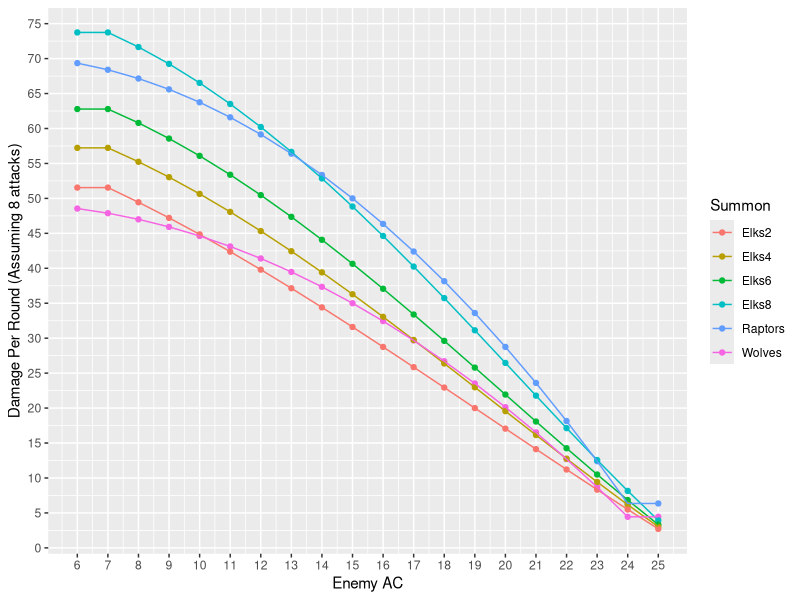

Generate this figure with R:
library(tidyverse)

hit_chance <- function(atk, AC)
{
  min_to_hit = AC - atk
  chance = max(min((21 - min_to_hit) / 20, 0.95), 0.05)
  return(chance)
}

pack_tactics_damage <- function(AC, atk, dpth, n_animals, n_pack_tactics)
{
  hit_prob = hit_chance(atk, AC)
  hit_prob_adv = 1 - (1 - hit_prob)^2
  dpr = n_pack_tactics * hit_prob_adv * dpth + 
    (n_animals - n_pack_tactics) * hit_prob * dpth
  return(dpr)
}

elk_damage <- function(AC, STRsave, n_elks, n_charges)
{
  atk = 5
  DC = 13
  charge_damage = 3 * 3.5 + 3
  non_charge_damage = 2 * 2.5 + 3
  hit_prob = hit_chance(atk, AC)
  hit_prob_adv = 1 - (1 - hit_prob)^2
  prone_chance = 1 - hit_chance(STRsave, DC)
  hit_and_prone = hit_prob * prone_chance
  cumulative_charge_attempts = c(0:min(n_charges, n_elks - 1))
  if(n_charges < n_elks - 1) {
    cumulative_charge_attempts = c(cumulative_charge_attempts, rep(n_charges, n_elks-1-n_charges))
  }
  still_standing = (1 - hit_and_prone)^cumulative_charge_attempts
  to_hit_sequence = (1 - still_standing) * hit_prob_adv + still_standing * hit_prob
  damage_sequence = rep(c(charge_damage, non_charge_damage), times = c(n_charges, n_elks - n_charges))
  total_damage = sum(to_hit_sequence * damage_sequence)
  return(total_damage)
}

damage_by_AC <- tibble(
  AC      = 6:25,
  Raptors = sapply(6:25, pack_tactics_damage, atk = 4, dpth = 10, n_animals = 7, n_pack_tactics = 6),
  Wolves  = sapply(6:25, pack_tactics_damage, atk = 4, dpth = 7, n_animals = 7, n_pack_tactics = 6),  
  Elks8   = sapply(6:25, elk_damage, STRsave = 4, n_elks = 6, n_charges = 5),
  Elks6   = sapply(6:25, elk_damage, STRsave = 4, n_elks = 6, n_charges = 3),  
  Elks4   = sapply(6:25, elk_damage, STRsave = 4, n_elks = 6, n_charges = 2),
  Elks2   = sapply(6:25, elk_damage, STRsave = 4, n_elks = 6, n_charges = 1))

damage_by_AC %>%
  pivot_longer(
    cols = -AC,
    names_to = "Summon",
    values_to = "DPR") %>%
ggplot(aes(x = AC, y = DPR, color = Summon)) +
  geom_point() +
  geom_line() +
  scale_x_continuous(
    name = "Enemy AC",
    breaks = 6:25) +
  scale_y_continuous(
    name   = "Damage Per Round (Assuming 8 attacks)",
    breaks = seq(0, 120, by = 5))
